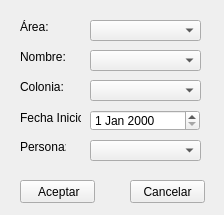
<?xml version="1.0" encoding="UTF-8"?>
<ui version="4.0">
 <class>Form</class>
 <widget class="QWidget" name="Form">
  <property name="geometry">
   <rect>
    <x>0</x>
    <y>0</y>
    <width>224</width>
    <height>215</height>
   </rect>
  </property>
  <property name="windowTitle">
   <string>Form</string>
  </property>
  <widget class="QLabel" name="areaLbl">
   <property name="geometry">
    <rect>
     <x>20</x>
     <y>20</y>
     <width>46</width>
     <height>13</height>
    </rect>
   </property>
   <property name="text">
    <string>Área:</string>
   </property>
  </widget>
  <widget class="QLabel" name="nombreLbl">
   <property name="geometry">
    <rect>
     <x>20</x>
     <y>50</y>
     <width>46</width>
     <height>13</height>
    </rect>
   </property>
   <property name="text">
    <string>Nombre:</string>
   </property>
  </widget>
  <widget class="QLabel" name="coloniaLbl">
   <property name="geometry">
    <rect>
     <x>20</x>
     <y>80</y>
     <width>46</width>
     <height>13</height>
    </rect>
   </property>
   <property name="text">
    <string>Colonia:</string>
   </property>
  </widget>
  <widget class="QLabel" name="fechaInicioLbl">
   <property name="geometry">
    <rect>
     <x>20</x>
     <y>110</y>
     <width>61</width>
     <height>16</height>
    </rect>
   </property>
   <property name="text">
    <string>Fecha Inicio:</string>
   </property>
  </widget>
  <widget class="QLabel" name="alumnoLbl">
   <property name="geometry">
    <rect>
     <x>20</x>
     <y>140</y>
     <width>46</width>
     <height>13</height>
    </rect>
   </property>
   <property name="text">
    <string>Persona:</string>
   </property>
  </widget>
  <widget class="QComboBox" name="coloniaComboBox">
   <property name="geometry">
    <rect>
     <x>90</x>
     <y>80</y>
     <width>111</width>
     <height>21</height>
    </rect>
   </property>
  </widget>
  <widget class="QComboBox" name="nombreComboBox">
   <property name="geometry">
    <rect>
     <x>90</x>
     <y>50</y>
     <width>111</width>
     <height>21</height>
    </rect>
   </property>
  </widget>
  <widget class="QComboBox" name="arecomboBox">
   <property name="geometry">
    <rect>
     <x>90</x>
     <y>20</y>
     <width>111</width>
     <height>21</height>
    </rect>
   </property>
  </widget>
  <widget class="QComboBox" name="alumnoComboBox">
   <property name="geometry">
    <rect>
     <x>90</x>
     <y>140</y>
     <width>111</width>
     <height>21</height>
    </rect>
   </property>
  </widget>
  <widget class="QDateEdit" name="fechaInicioDate">
   <property name="geometry">
    <rect>
     <x>90</x>
     <y>110</y>
     <width>110</width>
     <height>21</height>
    </rect>
   </property>
  </widget>
  <widget class="QPushButton" name="aceptarBtn">
   <property name="geometry">
    <rect>
     <x>20</x>
     <y>180</y>
     <width>75</width>
     <height>23</height>
    </rect>
   </property>
   <property name="text">
    <string> Aceptar</string>
   </property>
  </widget>
  <widget class="QPushButton" name="CancelarBtn">
   <property name="geometry">
    <rect>
     <x>130</x>
     <y>180</y>
     <width>75</width>
     <height>23</height>
    </rect>
   </property>
   <property name="text">
    <string>Cancelar</string>
   </property>
  </widget>
 </widget>
 <resources/>
 <connections>
  <connection>
   <sender>aceptarBtn</sender>
   <signal>clicked()</signal>
   <receiver>Form</receiver>
   <slot>agregarPersonaCurso()</slot>
   <hints>
    <hint type="sourcelabel">
     <x>25</x>
     <y>184</y>
    </hint>
    <hint type="destinationlabel">
     <x>12</x>
     <y>182</y>
    </hint>
   </hints>
  </connection>
  <connection>
   <sender>CancelarBtn</sender>
   <signal>clicked()</signal>
   <receiver>Form</receiver>
   <slot>cancelar()</slot>
   <hints>
    <hint type="sourcelabel">
     <x>193</x>
     <y>184</y>
    </hint>
    <hint type="destinationlabel">
     <x>213</x>
     <y>184</y>
    </hint>
   </hints>
  </connection>
 </connections>
 <slots>
  <slot>agregarPersonaCurso()</slot>
  <slot>cancelar()</slot>
 </slots>
</ui>
